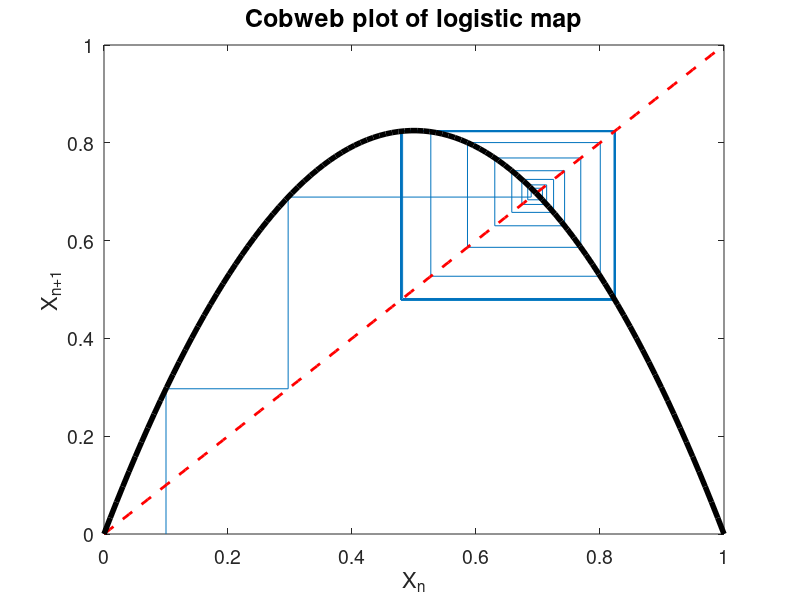
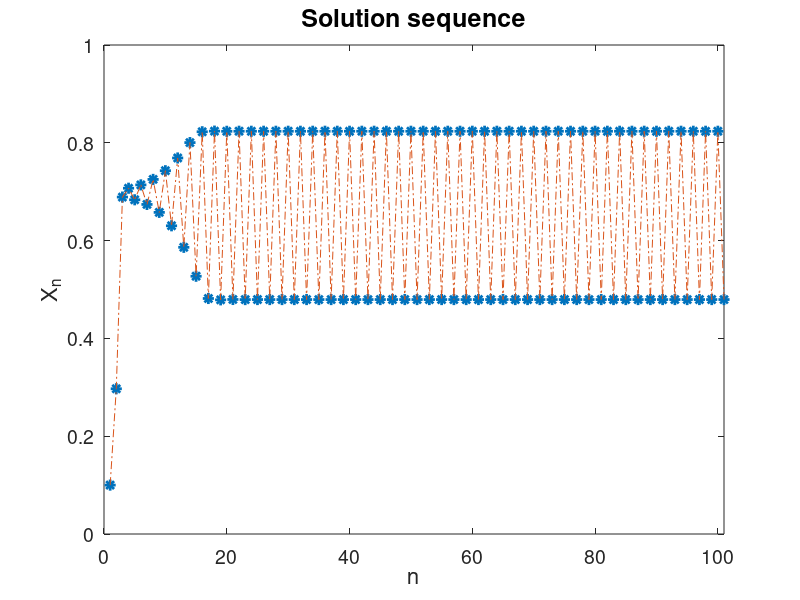

Recreate these plots in MATLAB, in order.
%log_cobweb.m
%This is a script to iterate the logistic map for various parameter values
%You should only need to edit the first block of code

%This controls how many iterations you compute
N = 100;
%this is the inital value of the model
x0 = 0.1;
%And the parameter
r =3.3;

%SHOULD NOT NEED TO EDIT ANYTHING AFTER THIS

mapping = @(x) r.*x.*(1-x); %Logistic map defined as inline funct.

%getting ready to run simulations
y = [x0;x0];
z = linspace(0,1,100);
fz = mapping(z);
x = x0;
xz = [x];

%We now run forward in time until 'N'
for j = 1:N
    
    %Apply the map to our variable
    f = mapping(x);
    %Get ready for next step
    x = f;
    %add the value to 'xz' for plot #2
    xz = [xz;x];
    %Add the value to 'y' for plot #1
    y = [y;x;x];
    
end

%Here we plot the function, the line x=y, and our cobweb
figure(1)
plot(y(1:2*N+1),[0;y(3:2*N+2)],z,z,'r--', 'LineWidth',2)
hold on
plot(z,fz,'k','LineWidth',4)
hold off
set(gca,'FontSize',14)
set(gca,'YTick',[0,0.2,0.4,0.6,0.8,1])
title('Cobweb plot of logistic map','FontSize',18)
xlabel('X_n','Fontsize',16)
ylabel('X_{n+1}','Fontsize',16)

%Here we will plot the time sequence of our solution
figure(2)
plot(xz,'*','MarkerSize',8,'LineWidth',2)
hold on
plot(xz,'-.','LineWidth',0.5)
hold off
set(gca,'FontSize',14)
set(gca,'YTick',[0,0.2,0.4,0.6,0.8,1])
title('Solution sequence','FontSize',18)
xlabel('n','Fontsize',16)
ylabel('X_n','Fontsize',16)
ylim([0 1])
xlim([0 N+1])